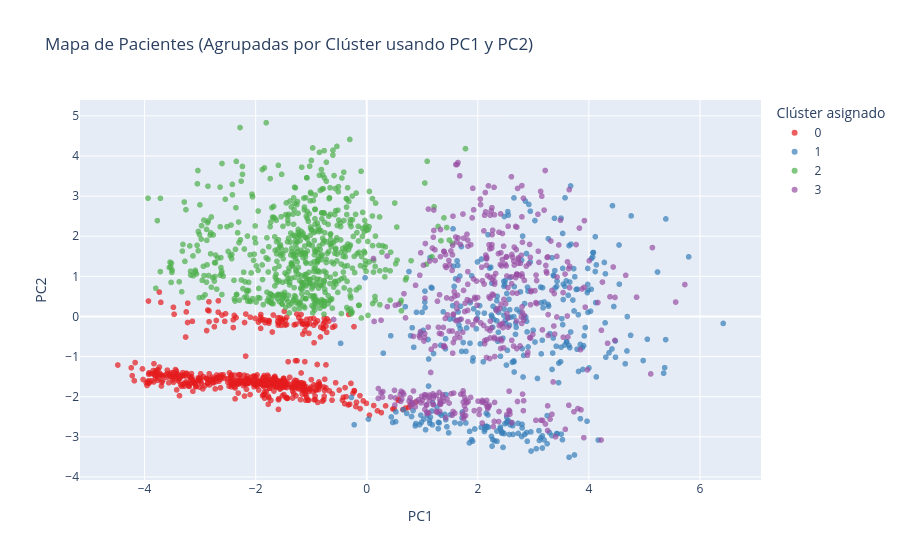

Source (notebook cell):
### Code cell
# -------------------------------------------------------------------------
# ENTRENAMIENTO DEL MODELO Y VISUALIZACIÓN DE CLÚSTERES
# -------------------------------------------------------------------------
import plotly.express as px
from sklearn.cluster import KMeans

# 1. Entrenar el modelo final con K=4 usando los 12 componentes PCA
kmeans_final = KMeans(n_clusters=4, random_state=42, n_init=10)
# Ajustamos usando solo las columnas PC (ignorando si la columna Cluster ya existe)
columnas_pca = [f"PC{i+1}" for i in range(12)]
df_cluster['Cluster'] = kmeans_final.fit_predict(df_cluster[columnas_pca])

# 2. Le pegamos la etiqueta del clúster al dataset original para poder interpretarlo
df_perfilado['Cluster'] = df_cluster['Cluster'].astype(str)

# 3. GRAFICAR: Usamos PC1 y PC2 para visualizar los grupos de forma comprensible
fig_pca = px.scatter(
    df_cluster, 
    x='PC1', 
    y='PC2', 
    color=df_cluster['Cluster'].astype(str),
    title="Mapa de Pacientes (Agrupadas por Clúster usando PC1 y PC2)",
    color_discrete_sequence=px.colors.qualitative.Set1,
    opacity=0.7,
    labels={'color': 'Clúster asignado'}
)
fig_pca.show()

# 4. PERFILADO: ¿Qué significa clínicamente cada Clúster?
# Seleccionamos las variables médicas más representativas para ver el promedio de cada grupo
variables_clinicas = [
    'age_years', 'bmi_initial', 'weight_gain', 
    'mean_arterial_pressure', 'previous_pregnancies'
]

# Calculamos el promedio de estas variables para cada clúster
perfiles = df_perfilado.groupby('Cluster')[variables_clinicas].mean().round(2)

print("PERFIL CLÍNICO PROMEDIO POR CLÚSTER:")
display(perfiles)

### Figure 1 — Plotly figure (JSON) as saved in the notebook; plotly's stock layout.template omitted (floating-point values rounded to 4 significant figures; data arrays with more than 128 entries replaced by an {"elided": "..."} marker saying what was removed)
{"data": [{"hovertemplate": "Clúster asignado=0<br>PC1=%{x}<br>PC2=%{y}<extra></extra>", "legendgroup": "0", "marker": {"color": "rgb(228,26,28)", "opacity": 0.7, "symbol": "circle"}, "mode": "markers", "name": "0", "showlegend": true, "type": "scattergl", "x": {"elided": "555 float values"}, "xaxis": "x", "y": {"elided": "555 float values"}, "yaxis": "y"}, {"hovertemplate": "Clúster asignado=1<br>PC1=%{x}<br>PC2=%{y}<extra></extra>", "legendgroup": "1", "marker": {"color": "rgb(55,126,184)", "opacity": 0.7, "symbol": "circle"}, "mode": "markers", "name": "1", "showlegend": true, "type": "scattergl", "x": {"elided": "350 float values"}, "xaxis": "x", "y": {"elided": "350 float values"}, "yaxis": "y"}, {"hovertemplate": "Clúster asignado=2<br>PC1=%{x}<br>PC2=%{y}<extra></extra>", "legendgroup": "2", "marker": {"color": "rgb(77,175,74)", "opacity": 0.7, "symbol": "circle"}, "mode": "markers", "name": "2", "showlegend": true, "type": "scattergl", "x": {"elided": "648 float values"}, "xaxis": "x", "y": {"elided": "648 float values"}, "yaxis": "y"}, {"hovertemplate": "Clúster asignado=3<br>PC1=%{x}<br>PC2=%{y}<extra></extra>", "legendgroup": "3", "marker": {"color": "rgb(152,78,163)", "opacity": 0.7, "symbol": "circle"}, "mode": "markers", "name": "3", "showlegend": true, "type": "scattergl", "x": {"elided": "447 float values"}, "xaxis": "x", "y": {"elided": "447 float values"}, "yaxis": "y"}], "layout": {"legend": {"title": {"text": "Clúster asignado"}, "tracegroupgap": 0}, "title": {"text": "Mapa de Pacientes (Agrupadas por Clúster usando PC1 y PC2)"}, "xaxis": {"anchor": "y", "domain": [0, 1], "title": {"text": "PC1"}}, "yaxis": {"anchor": "x", "domain": [0, 1], "title": {"text": "PC2"}}}}
